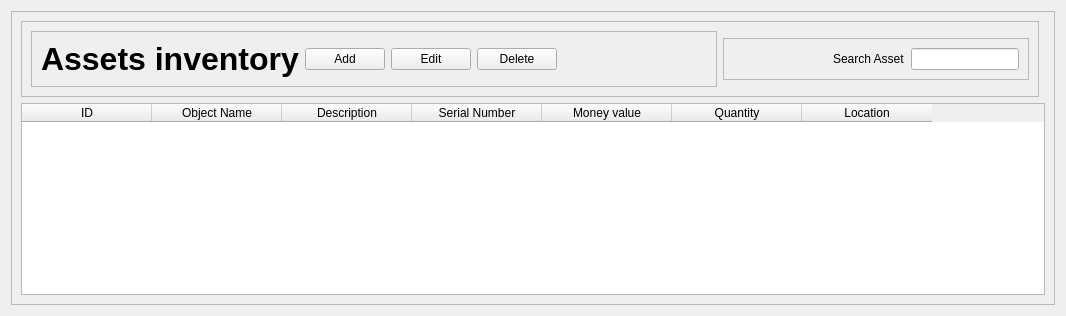
      <widget class="QWidget" name="Assets_inventory_Tab">
       <attribute name="title">
        <string>Assets inventory</string>
       </attribute>
       <layout class="QGridLayout" name="gridLayout_8">
        <item row="0" column="0">
         <widget class="QFrame" name="PushButtons_Employees_Frame_4">
          <property name="sizePolicy">
           <sizepolicy hsizetype="Expanding" vsizetype="Preferred">
            <horstretch>0</horstretch>
            <verstretch>0</verstretch>
           </sizepolicy>
          </property>
          <property name="frameShape">
           <enum>QFrame::StyledPanel</enum>
          </property>
          <property name="frameShadow">
           <enum>QFrame::Raised</enum>
          </property>
          <layout class="QGridLayout" name="gridLayout_16">
           <item row="2" column="0" colspan="2">
            <widget class="QTableWidget" name="Assets_Inventory_Table">
             <property name="alternatingRowColors">
              <bool>true</bool>
             </property>
             <attribute name="horizontalHeaderDefaultSectionSize">
              <number>130</number>
             </attribute>
             <attribute name="verticalHeaderDefaultSectionSize">
              <number>21</number>
             </attribute>
             <column>
              <property name="text">
               <string>ID</string>
              </property>
             </column>
             <column>
              <property name="text">
               <string>Object Name</string>
              </property>
             </column>
             <column>
              <property name="text">
               <string>Description</string>
              </property>
             </column>
             <column>
              <property name="text">
               <string>Serial Number</string>
              </property>
             </column>
             <column>
              <property name="text">
               <string>Money value</string>
              </property>
             </column>
             <column>
              <property name="text">
               <string>Quantity</string>
              </property>
             </column>
             <column>
              <property name="text">
               <string>Location</string>
              </property>
             </column>
            </widget>
           </item>
           <item row="1" column="0">
            <widget class="QFrame" name="frame_3">
             <property name="sizePolicy">
              <sizepolicy hsizetype="Preferred" vsizetype="Fixed">
               <horstretch>0</horstretch>
               <verstretch>0</verstretch>
              </sizepolicy>
             </property>
             <property name="frameShape">
              <enum>QFrame::StyledPanel</enum>
             </property>
             <property name="frameShadow">
              <enum>QFrame::Raised</enum>
             </property>
             <layout class="QHBoxLayout" name="horizontalLayout_4">
              <item>
               <widget class="QFrame" name="frame_4">
                <property name="sizePolicy">
                 <sizepolicy hsizetype="Preferred" vsizetype="Fixed">
                  <horstretch>0</horstretch>
                  <verstretch>0</verstretch>
                 </sizepolicy>
                </property>
                <property name="frameShape">
                 <enum>QFrame::StyledPanel</enum>
                </property>
                <property name="frameShadow">
                 <enum>QFrame::Raised</enum>
                </property>
                <layout class="QGridLayout" name="gridLayout_7">
                 <item row="0" column="0">
                  <widget class="QLabel" name="Delete_Assets_Inventory_TitleOf_Table_3">
                   <property name="font">
                    <font>
                     <pointsize>24</pointsize>
                     <weight>75</weight>
                     <bold>true</bold>
                    </font>
                   </property>
                   <property name="text">
                    <string>Assets inventory</string>
                   </property>
                  </widget>
                 </item>
                 <item row="0" column="2">
                  <widget class="QPushButton" name="Edit_Assets_Inventory_Button_2">
                   <property name="text">
                    <string>Edit</string>
                   </property>
                  </widget>
                 </item>
                 <item row="0" column="3">
                  <widget class="QPushButton" name="Delete_Assets_Inventory_Button_2">
                   <property name="text">
                    <string>Delete</string>
                   </property>
                  </widget>
                 </item>
                 <item row="0" column="4">
                  <spacer name="horizontalSpacer_71">
                   <property name="orientation">
                    <enum>Qt::Horizontal</enum>
                   </property>
                   <property name="sizeType">
                    <enum>QSizePolicy::Expanding</enum>
                   </property>
                   <property name="sizeHint" stdset="0">
                    <size>
                     <width>150</width>
                     <height>20</height>
                    </size>
                   </property>
                  </spacer>
                 </item>
                 <item row="0" column="1">
                  <widget class="QPushButton" name="Add_Assets_Inventory_Button_2">
                   <property name="text">
                    <string>Add</string>
                   </property>
                  </widget>
                 </item>
                </layout>
               </widget>
              </item>
              <item>
               <widget class="QFrame" name="frame_10">
                <property name="sizePolicy">
                 <sizepolicy hsizetype="Preferred" vsizetype="Fixed">
                  <horstretch>0</horstretch>
                  <verstretch>0</verstretch>
                 </sizepolicy>
                </property>
                <property name="frameShape">
                 <enum>QFrame::StyledPanel</enum>
                </property>
                <property name="frameShadow">
                 <enum>QFrame::Raised</enum>
                </property>
                <layout class="QGridLayout" name="gridLayout_17">
                 <item row="1" column="0">
                  <spacer name="horizontalSpacer_60">
                   <property name="orientation">
                    <enum>Qt::Horizontal</enum>
                   </property>
                   <property name="sizeType">
                    <enum>QSizePolicy::Expanding</enum>
                   </property>
                   <property name="sizeHint" stdset="0">
                    <size>
                     <width>100</width>
                     <height>20</height>
                    </size>
                   </property>
                  </spacer>
                 </item>
                 <item row="1" column="1">
                  <widget class="QLabel" name="SearchAssets_Inventory_title_3">
                   <property name="text">
                    <string>Search Asset</string>
                   </property>
                  </widget>
                 </item>
                 <item row="1" column="2">
                  <widget class="QLineEdit" name="EmployeeID_SearchAssets_Inventory_Input_3">
                   <property name="placeholderText">
                    <string/>
                   </property>
                  </widget>
                 </item>
                </layout>
               </widget>
              </item>
             </layout>
            </widget>
           </item>
          </layout>
         </widget>
        </item>
       </layout>
      </widget>
